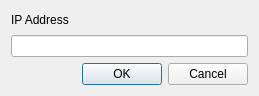
<?xml version="1.0" encoding="UTF-8"?>
<ui version="4.0">
 <author>Massimo Callegari</author>
 <comment>
  Q Light Controller Plus
  configureartnet.ui

  Copyright (c) 2015 Massimo Callegari

  Licensed under the Apache License, Version 2.0 (the &quot;License&quot;);
  you may not use this file except in compliance with the License.
  You may obtain a copy of the License at

      http://www.apache.org/licenses/LICENSE-2.0.txt

  Unless required by applicable law or agreed to in writing, software
  distributed under the License is distributed on an &quot;AS IS&quot; BASIS,
  WITHOUT WARRANTIES OR CONDITIONS OF ANY KIND, either express or implied.
  See the License for the specific language governing permissions and
  limitations under the License.
 </comment>
 <class>ConfigureXtouch</class>
 <widget class="QDialog" name="ConfigureXtouch">
  <property name="geometry">
   <rect>
    <x>0</x>
    <y>0</y>
    <width>259</width>
    <height>96</height>
   </rect>
  </property>
  <property name="windowTitle">
   <string>Configure Xtouch Plugin</string>
  </property>
  <layout class="QVBoxLayout" name="verticalLayout_3">
   <item>
    <widget class="QLabel" name="lblIpAddr">
     <property name="text">
      <string>IP Address</string>
     </property>
    </widget>
   </item>
   <item>
    <widget class="QLineEdit" name="m_tbxIpAddr"/>
   </item>
   <item>
    <widget class="QDialogButtonBox" name="m_buttonBox">
     <property name="standardButtons">
      <set>QDialogButtonBox::Cancel|QDialogButtonBox::Ok</set>
     </property>
    </widget>
   </item>
  </layout>
 </widget>
 <resources/>
 <connections>
  <connection>
   <sender>m_buttonBox</sender>
   <signal>accepted()</signal>
   <receiver>ConfigureXtouch</receiver>
   <slot>accept()</slot>
   <hints>
    <hint type="sourcelabel">
     <x>162</x>
     <y>75</y>
    </hint>
    <hint type="destinationlabel">
     <x>157</x>
     <y>274</y>
    </hint>
   </hints>
  </connection>
  <connection>
   <sender>m_buttonBox</sender>
   <signal>rejected()</signal>
   <receiver>ConfigureXtouch</receiver>
   <slot>reject()</slot>
   <hints>
    <hint type="sourcelabel">
     <x>266</x>
     <y>79</y>
    </hint>
    <hint type="destinationlabel">
     <x>286</x>
     <y>274</y>
    </hint>
   </hints>
  </connection>
 </connections>
</ui>
